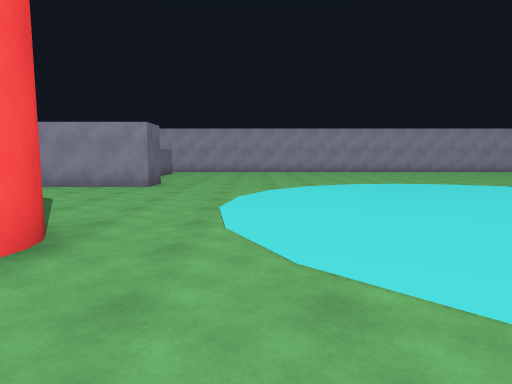
View 1 (above)

24 first-person views from a walk through a scene from a Unity 3-D project. The camera is 1.4 m above the floor, tilts 6° down and sees 75° across. The floor is counted in squares, 2 m on a side. Each view is taken from the middle of a square. On the plan, view 1 faces up. The plan holds only what a view shows up to about 10 squares ahead; the rest is blank. The place goes on beyond the plan.

View 2
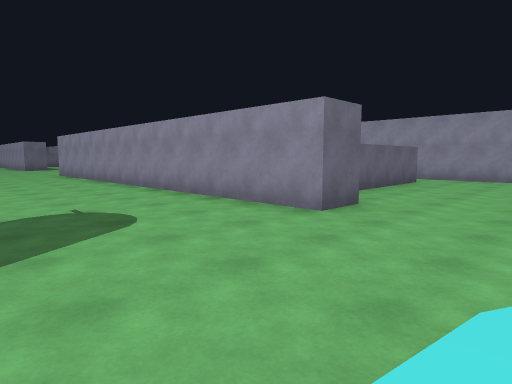

View 3
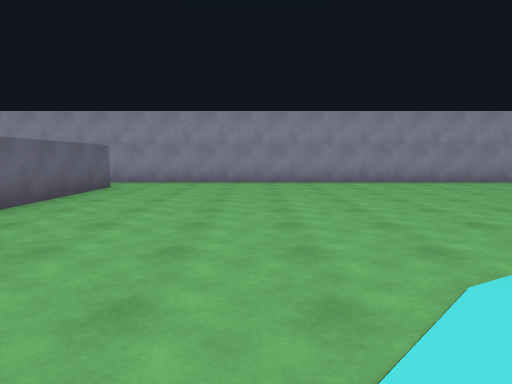

View 4
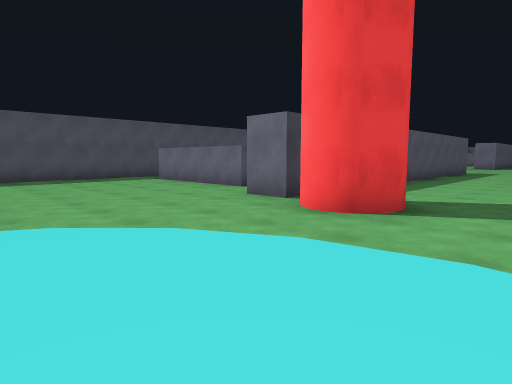

View 5
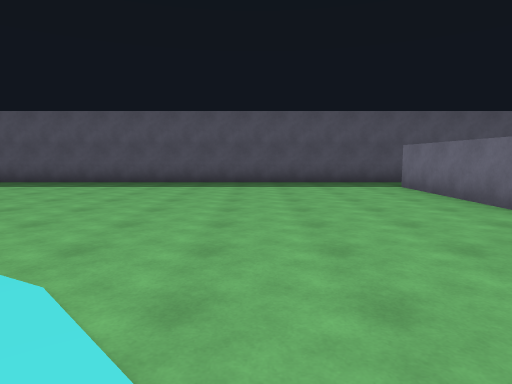

View 6
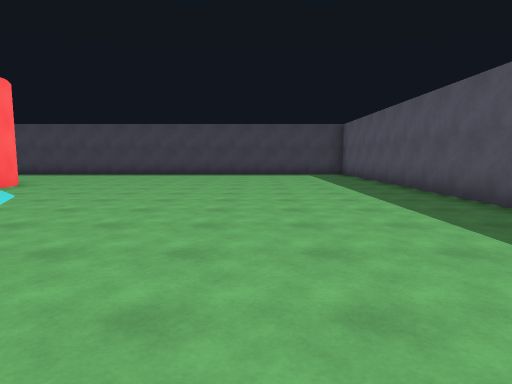

View 7
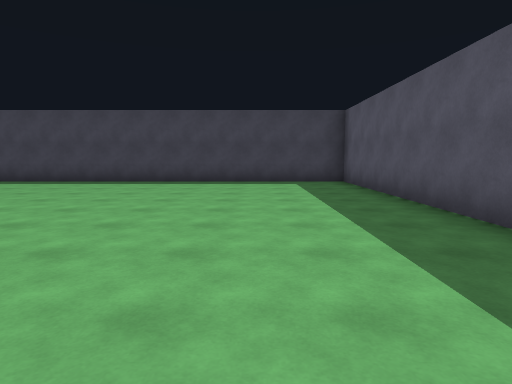

View 8
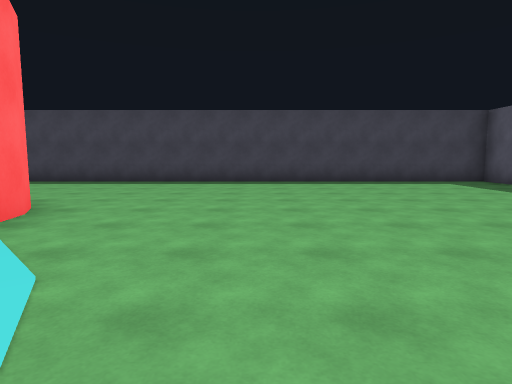

View 9
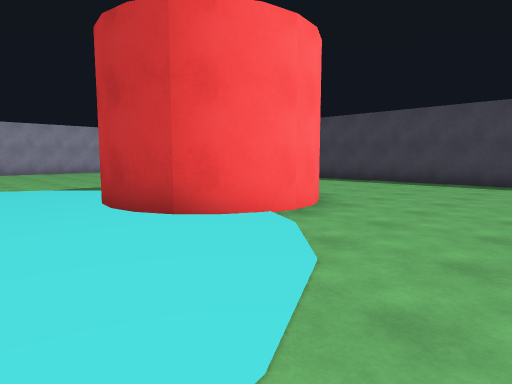

View 10
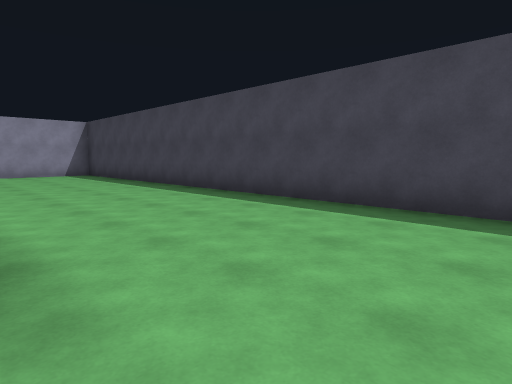

View 11
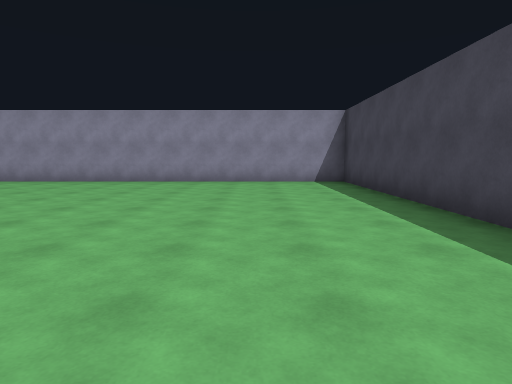

View 12
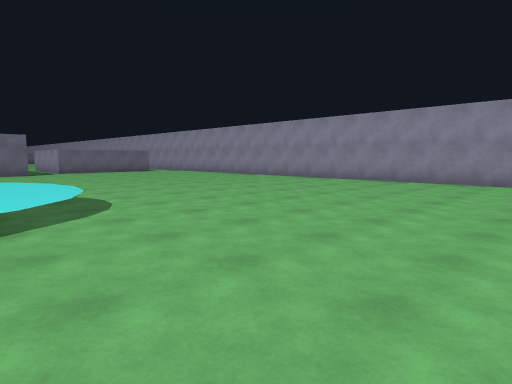

View 13
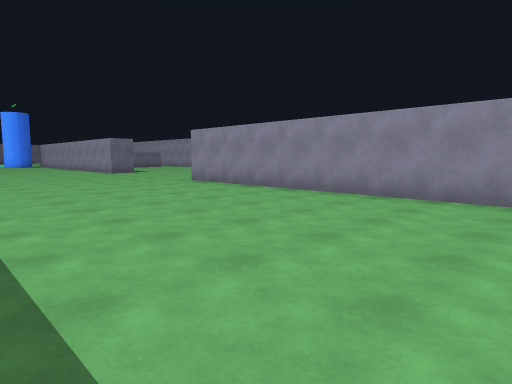

View 14
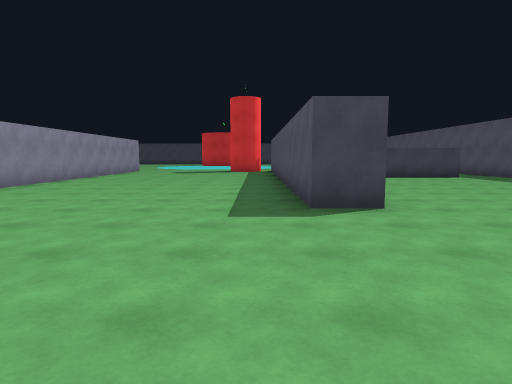

View 15
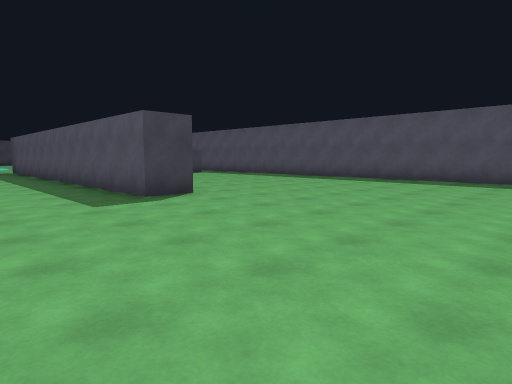

View 16
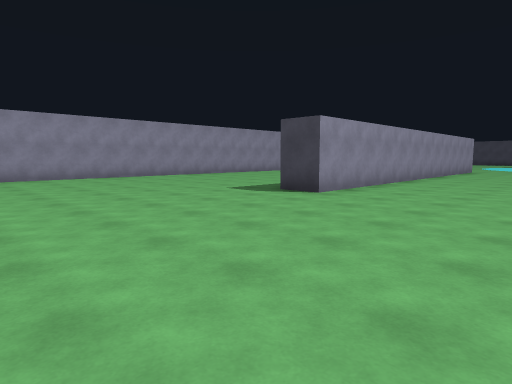

View 17
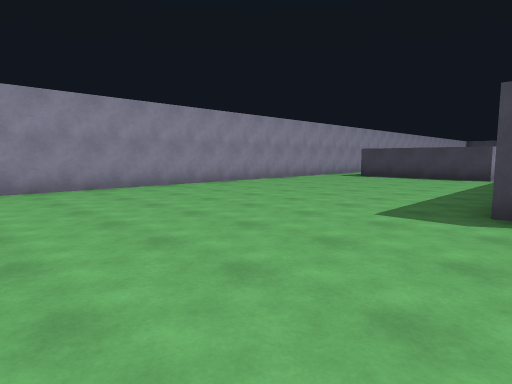

View 18
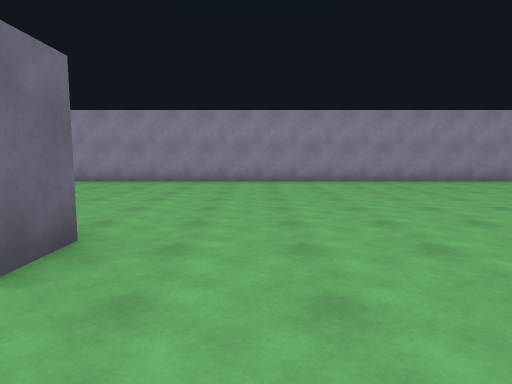

View 19
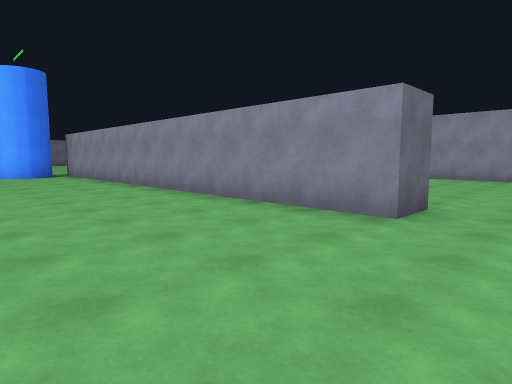

View 20
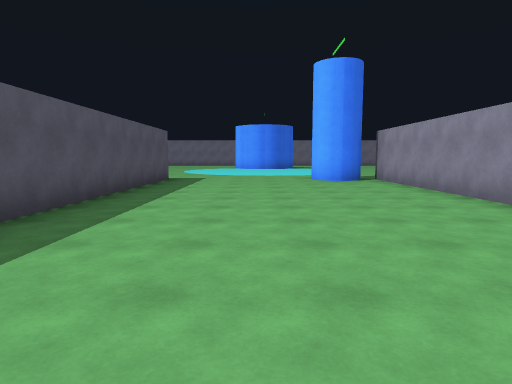

View 21
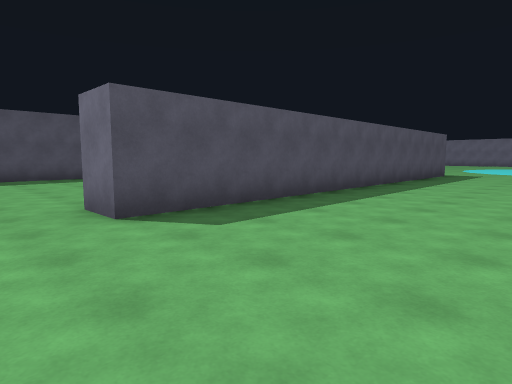

View 22
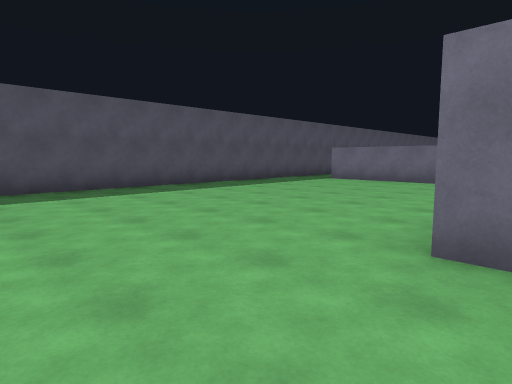

View 23
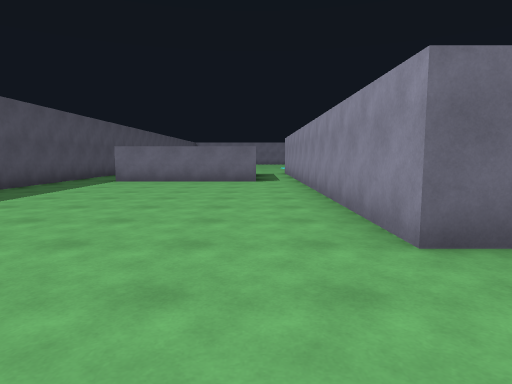

View 24
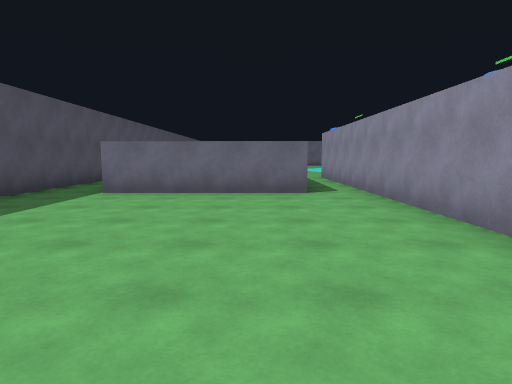

### Floor plan
Points are (right, up) in squares from view 1. A wall is a line through its corners. A room is listed if a view was taken in it or the views show most of it. See-through windows are left out.
Room 1 (views 1, 2, 3, 4, 5, 6, 7, 8, 9, 10, 11, 12, 13, 14, 15, 16, 17, 18, 19, 20, 21, 22, 23, 24)
walls: (-3, 1.3) (-2.5, 1.3) (-2.5, 0.2); (-7, 10) (-7.5, 10) (-7.5, 10.8); (-3.5, -1) (-3.5, -5); (-2.5, 8.9) (-2.5, 7.8) (-14.5, 7.8) (-14.5, 8.8); (-14.5, 0.1) (-14.5, 1.3) (-7.9, 1.3); (-3.5, 14) (-3.5, 10.5); (-4.2, -6.5) (13.5, -6.5) (13.5, 15.5) (-4.2, 15.5); (-11.6, 15.5) (-24.2, 15.5); (-20.5, 8.8) (-20.5, 7.8) (-32.1, 7.8); (7.6, 2.7) (6.7, 2.9) (6.1, 3.5); (8.5, 3.1) (8, 2.8) (7.2, 2.7) (6.2, 3.2) (5.8, 4) (5.8, 4.5) (5.8, 5); (-27.5, -0.9) (-27.5, -5); (-27.6, -6.5) (-16.2, -6.5); (-32.1, 1.3) (-20.5, 1.3) (-20.5, 0.3) (-27.4, 0.3)
ways out: opening at (-27, -6); opening at (-27, 0)
objects: other object (-33, 6) to (-32, 7); other object (-3, 2) to (-2, 3)

Where each view was taken, in squares from view 1:
view 1: 0 up, 0 right, facing up
view 2: 4 up, 0 right, facing up-left
view 3: 6 up, 0 right, facing up
view 4: 5 up, 2 right, facing down-left
view 5: 3 up, 0 right, facing down
view 6: 3 down, 0 right, facing right
view 7: 4 down, 4 right, facing right
view 8: 0 up, 4 right, facing right
view 9: 0 up, 4 right, facing up-right
view 10: 2 up, 9 right, facing up-right
view 11: 6 up, 11 right, facing up
view 12: 6 up, 12 right, facing up-left
view 13: 2 up, 6 left, facing up-left
view 14: 2 up, 19 left, facing right
view 15: 4 up, 20 left, facing down-right
view 16: 4 up, 20 left, facing up-right
view 17: 8 up, 19 left, facing up-right
view 18: 6 up, 19 left, facing up
view 19: 4 up, 19 left, facing up-left
view 20: 4 up, 22 left, facing left
view 21: 5 up, 19 left, facing down-left
view 22: 1 up, 18 left, facing down-left
view 23: 1 down, 18 left, facing left
view 24: 2 down, 21 left, facing left
